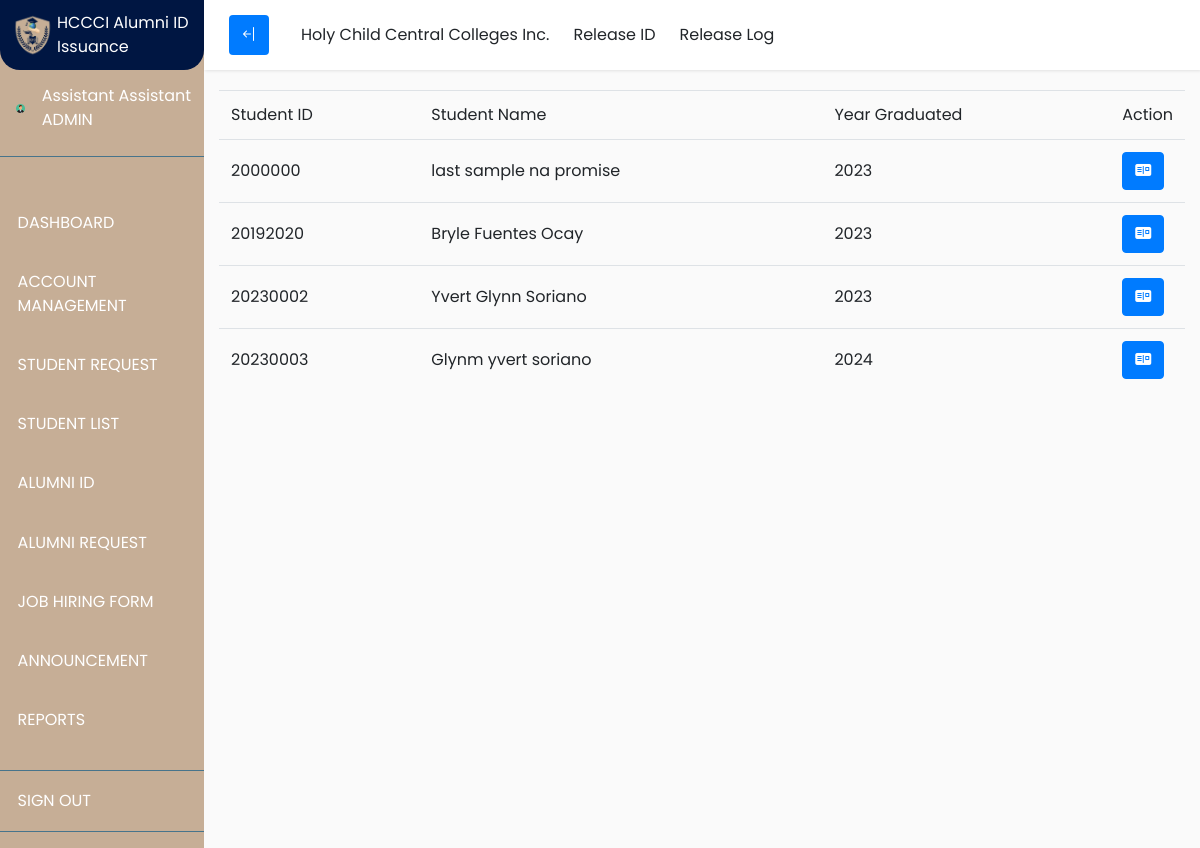
The page /Director/releasingId.php (signed in) on the database as committed earlier.
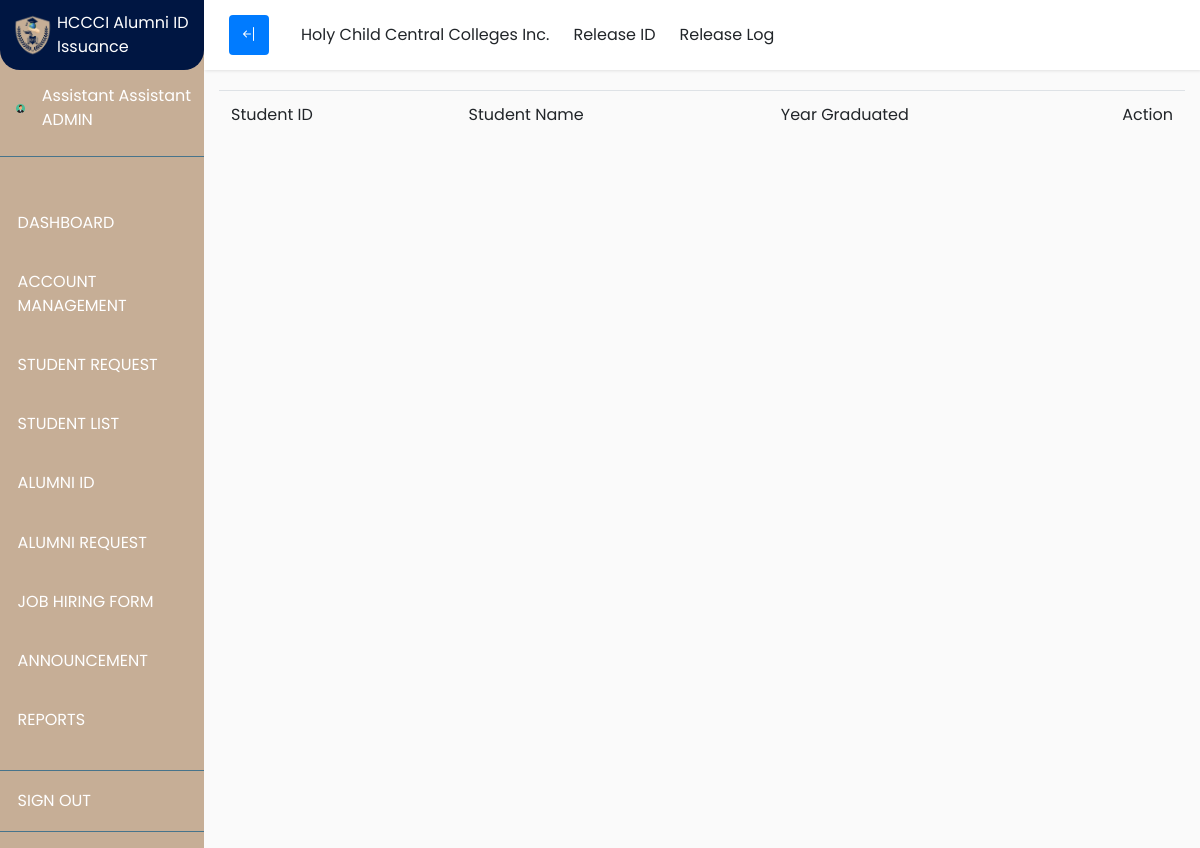
The same page on the database as committed later.
### tables this page shows
CREATE TABLE `studentuseraccount` (
  `studentCount` varchar(50) NOT NULL,
  `studentFname` varchar(100) NOT NULL,
  `studentMname` varchar(100) NOT NULL,
  `studentLname` varchar(100) NOT NULL,
  `studentYear` varchar(100) NOT NULL,
  `programCode` varchar(100) NOT NULL,
  `studentUsername` varchar(100) NOT NULL,
  `studentPassword` varchar(100) NOT NULL,
  `dateRegistry` date NOT NULL,
  `studentStatus` varchar(50) NOT NULL
);

### Director/releasingId.php (the view, shortened to what the changed rows need)
<?php
include('../session.php');
$query ="SELECT * FROM studentuseraccount WHERE studentStatus = 'ALUMNI'";
$result = mysqli_query($conn, $query);
?>
<!DOCTYPE html>
<html>
<head>
    <link rel="stylesheet" href="https://cdn.jsdelivr.net/npm/bootstrap-icons@1.9.1/font/bootstrap-icons.css">
    <link rel="stylesheet" href="https://maxcdn.bootstrapcdn.com/bootstrap/4.0.0/css/bootstrap.min.css">
    <link rel="stylesheet" href="https://cdnjs.cloudflare.com/ajax/libs/font-awesome/5.13.0/css/all.min.css">
    <link rel="stylesheet" href="https://cdn.jsdelivr.net/npm/bootstrap-icons@1.9.1/font/bootstrap-icons.css">
    <link rel="stylesheet" type="text/css" href="css/navigator.css">
    <link rel="stylesheet" href="https://cdn.datatables.net/1.13.1/css/jquery.dataTables.min.css">
</head>
<body>
<div class="wrapper">
            <div id="content" style="width:100%;">
                <div class="container-fluid d-inline-flex">
                    <div class="table-responsive" style="margin-top:20px;">
                        <table id="employee_data" class="table table-fluid" width="100%">
                            <thead>
                                <tr>
                                    <td>Student ID</td>
                                    <td>Student Name</td>
                                    <td>Year Graduated</td>
                                    <td width="6%">Action</td>
                                </tr>
                            </thead>
                            <?php
                            while($row = mysqli_fetch_array($result))
                                {
                                    echo "<tr>";
                                        echo "<td class='align-middle'>"; echo $row["studentCount"]; echo "</td>";
                                        echo "<td class='align-middle'>"; echo $row["studentFname"]." ". $row["studentMname"] ." ".$row["studentLname"]; echo "</td>";
                                        echo "<td class='align-middle'>"; echo $row["studentYear"]; echo "</td>";
                                        echo "<td class='align-middle'><a href='releaseID.php?studentNumber=$row[studentCount]'><button class='btn btn-primary mr-2'><i class='bi bi-postcard-fill'></i></button></a>";"</td>";
                                    echo "</tr>";
                                }
                            ?>
                        </table>
                    </div>
                </div>
            </div>
        </div>
</body>
</html>

Rows that differ between the two databases and show on the page:
removed studentuseraccount: studentCount "2000000", studentFname "last", studentMname "sample na", studentLname "promise", studentYear "2023"
removed studentuseraccount: studentCount "20192020", studentFname "Bryle", studentMname "Fuentes", studentLname "Ocay", studentYear "2023"
removed studentuseraccount: studentCount "20230002", studentFname "Yvert", studentMname "Glynn", studentLname "Soriano", studentYear "2023"
removed studentuseraccount: studentCount "20230003", studentFname "Glynm", studentMname "yvert", studentLname "soriano", studentYear "2024"
